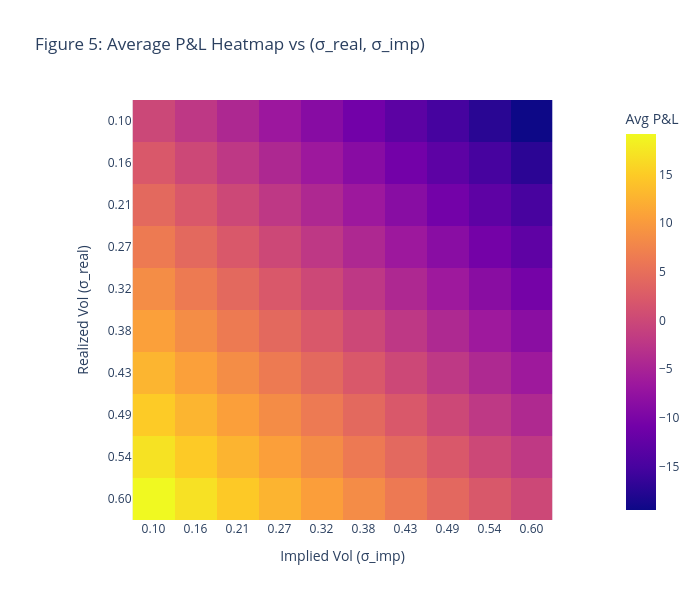

The notebook cell saved with this chart:
### Markdown cell above
## 12. Figure 5 — Sensitivity Heatmap: Realized vs Implied Vol
Average P&L over a grid of (σ_real, σ_imp).

### Code cell
sig_real_grid = np.linspace(0.1, 0.6, 10)
sig_imp_grid = np.linspace(0.1, 0.6, 10)
heat = np.zeros((len(sig_real_grid), len(sig_imp_grid)))

for i, sr in enumerate(sig_real_grid):
    for j, si in enumerate(sig_imp_grid):
        out = simulate_delta_hedge_paths_mc(
            S0=S0, K=K, r=r, sigma_real=sr, sigma_imp=si, T=T,
            n_steps=min(n_steps_default, 300), n_paths=1500, seed=GLOBAL_SEED+5,
            transaction_cost_bps=transaction_cost_bps
        )
        heat[i, j] = out['pnl'].mean()

fig5 = px.imshow(
    heat,
    x=[f"{v:.2f}" for v in sig_imp_grid],
    y=[f"{v:.2f}" for v in sig_real_grid],
    labels=dict(x='Implied Vol (σ_imp)', y='Realized Vol (σ_real)', color='Avg P&L'),
    title='Figure 5: Average P&L Heatmap vs (σ_real, σ_imp)'
)
fig5.update_layout(width=700, height=600)
fig5.show()
save_fig(fig5, 'fig_05_vol_heatmap')

### Figure 1 — Plotly figure (JSON) as saved in the notebook; plotly's stock layout.template omitted (floating-point values rounded to 4 significant figures)
{"data": [{"coloraxis": "coloraxis", "hovertemplate": "Implied Vol (σ_imp): %{x}<br>Realized Vol (σ_real): %{y}<br>Avg P&L: %{z}<extra></extra>", "name": "0", "type": "heatmap", "x": ["0.10", "0.16", "0.21", "0.27", "0.32", "0.38", "0.43", "0.49", "0.54", "0.60"], "xaxis": "x", "y": ["0.10", "0.16", "0.21", "0.27", "0.32", "0.38", "0.43", "0.49", "0.54", "0.60"], "yaxis": "y", "z": [[0.001578, -2.174, -4.36, -6.545, -8.726, -10.9, -13.06, -15.22, -17.35, -19.48], [2.146, 0.00337, -2.162, -4.334, -6.505, -8.67, -10.83, -12.97, -15.1, -17.22], [4.269, 2.149, 0.005496, -2.151, -4.309, -6.465, -8.613, -10.75, -12.88, -14.99], [6.39, 4.273, 2.148, 0.008569, -2.137, -4.282, -6.422, -8.553, -10.67, -12.78], [8.521, 6.39, 4.271, 2.144, 0.01124, -2.123, -4.254, -6.377, -8.49, -10.59], [10.66, 8.509, 6.384, 4.262, 2.138, 0.01328, -2.109, -4.224, -6.33, -8.424], [12.81, 10.63, 8.494, 6.37, 4.25, 2.131, 0.01619, -2.092, -4.192, -6.28], [14.94, 12.75, 10.6, 8.468, 6.347, 4.231, 2.12, 0.01718, -2.077, -4.159], [17.06, 14.86, 12.7, 10.56, 8.433, 6.316, 4.207, 2.107, 0.01631, -2.062], [19.16, 16.96, 14.79, 12.64, 10.51, 8.389, 6.278, 4.178, 2.089, 0.01229]]}], "layout": {"coloraxis": {"colorbar": {"title": {"text": "Avg P&L"}}, "colorscale": [[0, "#0d0887"], [0.1111, "#46039f"], [0.2222, "#7201a8"], [0.3333, "#9c179e"], [0.4444, "#bd3786"], [0.5556, "#d8576b"], [0.6667, "#ed7953"], [0.7778, "#fb9f3a"], [0.8889, "#fdca26"], [1, "#f0f921"]]}, "height": 600, "title": {"text": "Figure 5: Average P&L Heatmap vs (σ_real, σ_imp)"}, "width": 700, "xaxis": {"anchor": "y", "constrain": "domain", "domain": [0, 1], "scaleanchor": "y", "title": {"text": "Implied Vol (σ_imp)"}}, "yaxis": {"anchor": "x", "autorange": "reversed", "constrain": "domain", "domain": [0, 1], "title": {"text": "Realized Vol (σ_real)"}}}}
